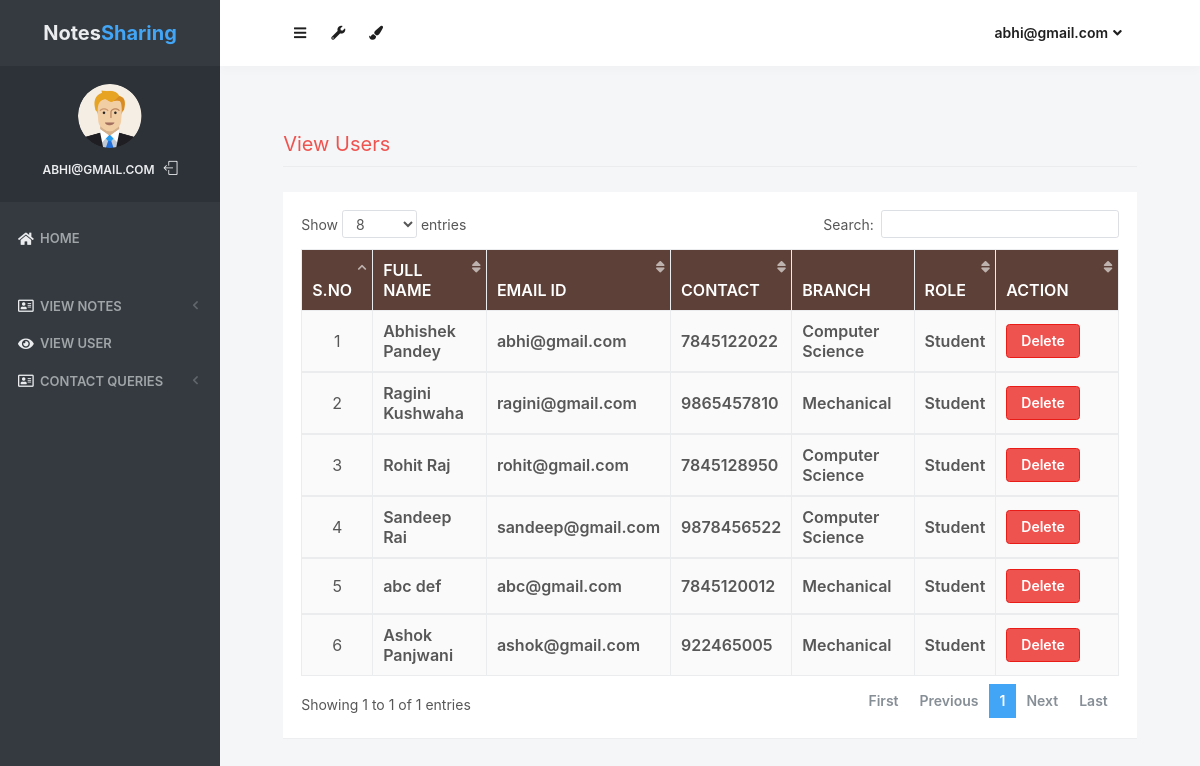
The app's page /view_users (signed in) with its own data.
### notes/models.py (models this page shows, shortened)
class Signup(models.Model):
    user = models.ForeignKey(User,on_delete=models.CASCADE)
    contact = models.CharField(max_length=10)
    branch = models.CharField(max_length=30)
    role = models.CharField(max_length=15)

### notes/views.py (the view)
# urls.py: path('view_users', view_users, name='view_users'),
def view_users(request):
    if not request.user.is_authenticated:
        return redirect('login_admin')
    users = Signup.objects.all()
    d = {'users':users}
    return render(request,'view_users.html',d)

### notes/templates/view_users.html (shortened to what this page needs)
{% load static %}
<html lang="en" class="no-focus">
    <head>
        <link rel="stylesheet" href="{% static 'js/plugins/datatables/dataTables.bootstrap4.min.css' %}">
        <link rel="stylesheet" id="css-main" href="{% static 'css1/codebase.min.css' %}">
    </head>
    <body>
        <div id="page-container" class="sidebar-o sidebar-inverse side-scroll page-header-fixed main-content-narrow">
         {% include "sidebar.html" %}
            {% include "admin_nav.html" %}
            <main id="main-container">
                <div class="content">
                    <h2 class="content-heading text-danger">View Users</h2>
                    <div class="block">
                        <div class="block-content block-content-full">
                            <table class="table table-bordered table-striped table-vcenter js-dataTable-full-pagination" style="width:100%">
                                <thead class="text-white" style="background-color : #5d4037;">
                                    <tr>
                                        <th class="text-center">S.No</th>
                                        <th class="d-none d-sm-table-cell">Full Name</th>
                                        <th class="d-none d-sm-table-cell">Email ID</th>
                                        <th class="d-none d-sm-table-cell">Contact</th>
                                        <th class="d-none d-sm-table-cell">Branch</th>
                                        <th class="d-none d-sm-table-cell">Role</th>
                                        <th class="d-none d-sm-table-cell" style="width: 15%;">Action</th>
                                    </tr>
                                </thead>
                                {% for i in users %}
                                <tbody>
                                    <tr>
                                        <td class="text-center">{{forloop.counter}}</td>
                                        <td class="font-w600">{{i.user.first_name}} {{i.user.last_name}}</td>
					                    <td class="font-w600">{{i.user.username}}</td>
					                    <td class="font-w600">{{i.contact}}</td>
					                    <td class="font-w600">{{i.branch}}</td>
					                    <td class="font-w600">{{i.role}}</td>
					                    <td class="font-w600"><a href="{% url 'delete_users' i.user.id %}" class="btn btn-danger" onclick="return confirm('Are your sure to Delete ?')">Delete</a></td>
					                </tr>
                                        {% endfor %}
                                </tbody>
                            </table>
                        </div>
                    </div>
                </div>
            </main>
        </div>
 <link rel="stylesheet" href="https://use.fontawesome.com/releases/v5.6.3/css/all.css">
    </body>
</html>

### notes/templates/sidebar.html (shortened to what this page needs)
{% load static %}
   <nav id="sidebar">
                <div id="sidebar-scroll">
                    <div class="sidebar-content">
                        <div class="content-header content-header-fullrow px-15">
                            <div class="content-header-section text-center align-parent sidebar-mini-hidden">
                                <div class="content-header-item">
                                    <a class="link-effect font-w700" href="{% url 'admin_home' %}">
                                           <span class="font-size-xl text-dual-primary-dark">Notes</span><span class="font-size-xl text-primary">Sharing</span>
                                    </a>
                                </div>
                            </div>
                        </div>
                        <div class="content-side content-side-full content-side-user px-10 align-parent">
                            <div class="sidebar-mini-hidden-b text-center">
                                <a class="img-link" href="be_pages_generic_profile.html">
                                    <img class="img-avatar" src="{% static 'img/avatars/user1.png' %}" alt="">
                                </a>
                                <ul class="list-inline mt-10">
                                    <li class="list-inline-item">
                                        <a class="link-effect text-dual-primary-dark font-size-xs font-w600 text-uppercase" href="{% url 'admin_home' %}">{{ request.user.username }}</a>
                                    </li>
                                    <li class="list-inline-item">
                                        <a class="link-effect text-dual-primary-dark" href="{% url 'logout' %}">
                                            <i class="si si-logout"></i>
                                        </a>
                                    </li>
                                </ul>
                            </div>
                        </div>
                        <div class="content-side content-side-full">
                            <ul class="nav-main">
                                <li class="open">
                                    <a href="{% url 'admin_home' %}"><i class="fas fa-home"></i><span class="sidebar-mini-hide">Home</span></a>
                                </li>
                                <li class="nav-main-heading"><span class="sidebar-mini-visible">UI</span></li>
                                <li>
                                    <a class="nav-submenu" data-toggle="nav-submenu"><i class="far fa-address-card"></i>View Notes</a>
                                </li>
                                <li>
                                    <a  href="{% url 'view_users' %}"><i class="fas fa-eye"></i><span class="sidebar-mini-hide">View User</span></a>
                                </li>
                                <li>
                                    <a class="nav-submenu" data-toggle="nav-submenu"><i class="far fa-address-card"></i>Contact Queries</a>
                                </li>
                           </ul>
                        </div>
                    </div>
                </div>
            </nav>

### notes/templates/admin_nav.html (shortened to what this page needs)
{% load static %}
            <header id="page-header">
                <div class="content-header">
                    <div class="content-header-section">
                        <button type="button" class="btn btn-circle btn-dual-secondary" data-toggle="layout" data-action="sidebar_toggle">
                            <i class="fa fa-navicon"></i>
                        </button>
                        <div class="btn-group" role="group">
                            <button type="button" class="btn btn-circle btn-dual-secondary" id="page-header-options-dropdown" data-toggle="dropdown" aria-haspopup="true" aria-expanded="false">
                                <i class="fa fa-wrench"></i>
                            </button>
                        </div>
                        <div class="btn-group" role="group">
                            <button type="button" class="btn btn-circle btn-dual-secondary" id="page-header-themes-dropdown" data-toggle="dropdown" aria-haspopup="true" aria-expanded="false">
                                <i class="fa fa-paint-brush"></i>
                            </button>
                        </div>
                    </div>
                    <div class="content-header-section">
                        <div class="btn-group" role="group">
                            <button type="button" class="btn btn-rounded btn-dual-secondary" id="page-header-user-dropdown" data-toggle="dropdown" aria-haspopup="true" aria-expanded="false">
                                {{ request.user.username}}<i class="fa fa-angle-down ml-5"></i>
                            </button>
                        </div>
                    </div>
                </div>
            </header>

### records on screen
Signup: user.first_name "Abhishek", user.last_name "Pandey", user.username "abhi@gmail.com", contact "7845122022", branch "Computer Science", role "Student"
Signup: user.first_name "Ragini", user.last_name "Kushwaha", user.username "ragini@gmail.com", contact "9865457810", branch "Mechanical", role "Student"
Signup: user.first_name "Rohit", user.last_name "Raj", user.username "rohit@gmail.com", contact "7845128950", branch "Computer Science", role "Student"
Signup: user.first_name "Sandeep", user.last_name "Rai", user.username "sandeep@gmail.com", contact "9878456522", branch "Computer Science", role "Student"
Signup: user.first_name "abc", user.last_name "def", user.username "abc@gmail.com", contact "7845120012", branch "Mechanical", role "Student"
Signup: user.first_name "Ashok", user.last_name "Panjwani", user.username "ashok@gmail.com", contact "922465005", branch "Mechanical", role "Student"

### other values on screen
{{ request.user.username }} "ABHI@GMAIL.COM"
{{ request.user.username }} "abhi@gmail.com"
